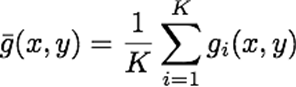
#> input picture Semana 4/Notebooks/res/ecuacion.png, 296 x 87 px, given in place of example_4.png, which was not available
$ jupyter execute --allow-errors 'Clase_4_2_funciones de transformacion basicas 2.ipynb'   (shell and % lines are left out)   (text cells are left out)
#> lines starting #> are read from the running program, lines starting #| are printed output that depends on the picture; pictures that were not available may be replaced by others from this repository, and a replacement may not be noted
[cell 1]
#Importar las librerias necesarias y no olvidar el matplotlib inline para plotear las imagenes
import cv2
from matplotlib import pyplot as plt
import numpy as np

#Leer las imágenes, hacerlas del mismo tamaño para poderlas sumar
img1 = cv2.cvtColor(cv2.imread('res/m3/example_4.png'), cv2.COLOR_BGR2RGB)
#> img1 is the input picture: shape (87, 296, 3); min 0, max 255, mean 236.5
img2 = cv2.cvtColor(cv2.imread('res/m3/example_3.png'), cv2.COLOR_BGR2RGB)
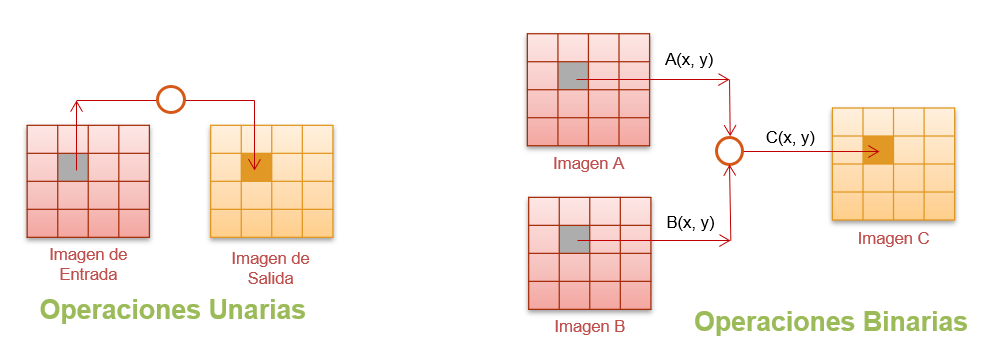
#> input picture Semana 4/Notebooks/res/operaciones1.png, 990 x 358 px, given in place of example_3.png, which was not available
img2 = cv2.resize(img2, (img1.shape[1], img1.shape[0]))
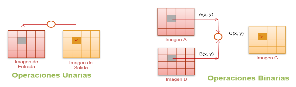
#> img2: shape (87, 296, 3); mean R, G, B 249.3, 239, 232.7

#Operación suma de las dos imágenes
res = cv2.add(img1,img2)
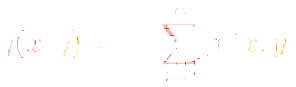
#> res: shape (87, 296, 3); mean R, G, B 254.8, 253.9, 253.3

#Crear una figura 1x3 para plotear las imágenes de entrada y la obtenida al sumarlas
fig = plt.figure(figsize=(15,24))

plt.subplot(1,3,1)
plt.imshow(img1,cmap='gray')
plt.title("Imagen 1")

plt.subplot(1,3,2)
plt.imshow(img2,cmap='gray')
plt.title("Imagen 2")

plt.subplot(1,3,3)
plt.imshow(res,cmap='gray')
plt.title("Suma");
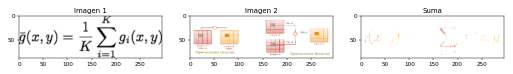
#> figure drawn by matplotlib, 3 panels

[cell 2]

import cv2
from matplotlib import pyplot as plt
import numpy as np

#Leer las imágenes, hacerlas del mismo tamaño para poderlas sumar
img1 = cv2.cvtColor(cv2.imread('res/m3/example_2.png'), cv2.COLOR_BGR2RGB)
img2 = cv2.cvtColor(cv2.imread('res/m3/example_3.png'), cv2.COLOR_BGR2RGB)
img2 = cv2.resize(img2, (img1.shape[1], img1.shape[0]))

#Indicamos el parámetro a que indica la importancia de cada imagen
a = 0.7

#Mediante la T.Lineal, si a=1, tenemos la imagen 1 únicamente. Si a=0, obtenemos solo img2.
# Si 0<a<1 tendremos combinaciones ponderadas de las imágenes entrada
res = cv2.add(img1*a,img2*(1-a)).astype(np.uint8)

#Crear una figura 1x3 para mostrar las imágenes de entrada y la combinación ponderada
fig = plt.figure(figsize=(15,24))

plt.subplot(1,3,1)
plt.imshow(img1,cmap='gray')
plt.title("Imagen 1")

plt.subplot(1,3,2)
plt.imshow(img2,cmap='gray')
plt.title("Imagen 2")

plt.subplot(1,3,3)
plt.imshow(res,cmap='gray')
plt.title("Suma");

[cell 3]

import cv2
from matplotlib import pyplot as plt
import numpy as np

#Leer la imagen de entrada
#> (the rest of this cell did not finish here and is left out)

[cell 4]

import cv2
from matplotlib import pyplot as plt
import numpy as np

#Leer las imágenes de entrada y asegurarse que tengan el mismo tamaño
img1 = cv2.cvtColor(cv2.imread('res/m3/example_2.png'), cv2.COLOR_BGR2RGB)
img2 = cv2.cvtColor(cv2.imread('res/m3/example_3.png'), cv2.COLOR_BGR2RGB)
img2 = cv2.resize(img2, (img1.shape[1], img1.shape[0]))

#Realizar la operación resta y darle el tipo de dato uint8
res = cv2.subtract(img1,img2).astype(np.uint8)
#> res: shape (358, 990, 3); every value is 0

#Generar una figura 1x3 y mostrar imágenes de entrada y la resta de las mismas
fig = plt.figure(figsize=(15,24))

plt.subplot(1,3,1)
plt.imshow(img1,cmap='gray')
plt.title("Imagen 1")

plt.subplot(1,3,2)
plt.imshow(img2,cmap='gray')
plt.title("Imagen 2")

plt.subplot(1,3,3)
plt.imshow(res,cmap='gray')
plt.title("Resta");
